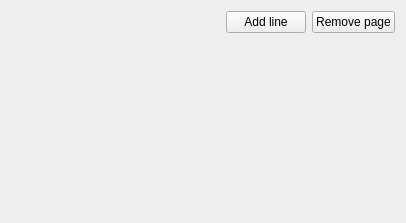
<?xml version="1.0" encoding="UTF-8"?>
<ui version="4.0">
 <class>TabWidget</class>
 <widget class="QWidget" name="TabWidget">
  <property name="geometry">
   <rect>
    <x>0</x>
    <y>0</y>
    <width>406</width>
    <height>223</height>
   </rect>
  </property>
  <property name="windowTitle">
   <string>Form</string>
  </property>
  <layout class="QVBoxLayout" name="verticalLayout">
   <item>
    <layout class="QHBoxLayout" name="horizontalLayout_5">
     <item>
      <spacer name="horizontalSpacer_5">
       <property name="orientation">
        <enum>Qt::Horizontal</enum>
       </property>
       <property name="sizeHint" stdset="0">
        <size>
         <width>40</width>
         <height>20</height>
        </size>
       </property>
      </spacer>
     </item>
     <item>
      <widget class="QPushButton" name="addLineButton">
       <property name="text">
        <string>Add line</string>
       </property>
      </widget>
     </item>
     <item>
      <widget class="QPushButton" name="removePageButton">
       <property name="text">
        <string>Remove page</string>
       </property>
      </widget>
     </item>
    </layout>
   </item>
   <item>
    <spacer name="verticalSpacer">
     <property name="orientation">
      <enum>Qt::Vertical</enum>
     </property>
     <property name="sizeHint" stdset="0">
      <size>
       <width>20</width>
       <height>140</height>
      </size>
     </property>
    </spacer>
   </item>
  </layout>
 </widget>
 <resources/>
 <connections/>
</ui>
